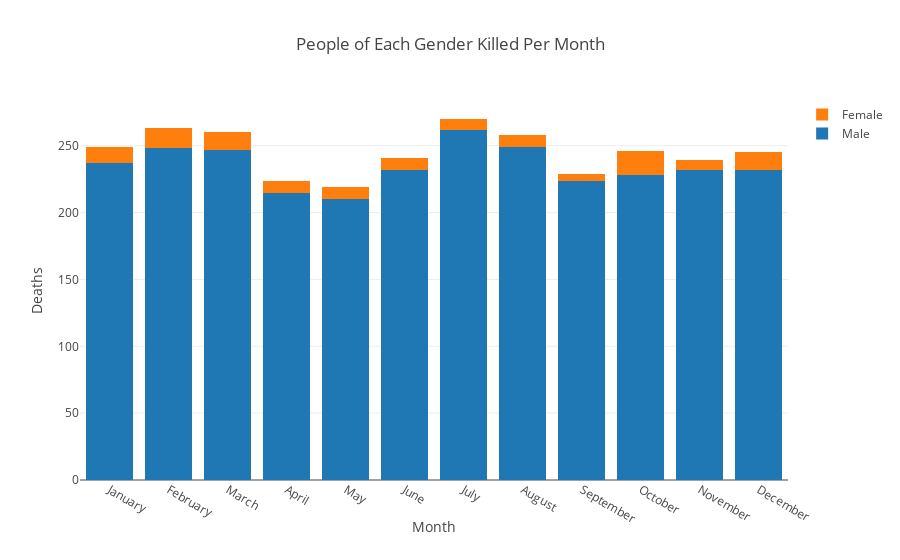

Write notebook code for a chart like this one.
### Code cell
trace_male = Bar(x=months,
                 y=list(malemonth),
                name='Male')
trace_female = Bar(x=months,
                 y=list(femalemonth),
                name='Female')
data = [trace_male, trace_female]
layout = Layout(title="People of Each Gender Killed Per Month",
                xaxis=dict(title='Month'),
                yaxis=dict(title='Deaths'),
               barmode='stack')
fig = Figure(data=data, layout=layout)
iplot(fig)

### Figure 1 — Plotly figure (JSON) as saved in the notebook; plotly's stock layout.template omitted (floating-point values rounded to 4 significant figures)
{"data": [{"name": "Male", "type": "bar", "x": ["January", "February", "March", "April", "May", "June", "July", "August", "September", "October", "November", "December"], "y": [237, 248, 247, 215, 210, 232, 262, 249, 224, 228, 232, 232]}, {"name": "Female", "type": "bar", "x": ["January", "February", "March", "April", "May", "June", "July", "August", "September", "October", "November", "December"], "y": [12, 15, 13, 9, 9, 9, 8, 9, 5, 18, 7, 13]}], "layout": {"barmode": "stack", "title": "People of Each Gender Killed Per Month", "xaxis": {"title": "Month"}, "yaxis": {"title": "Deaths"}}}
